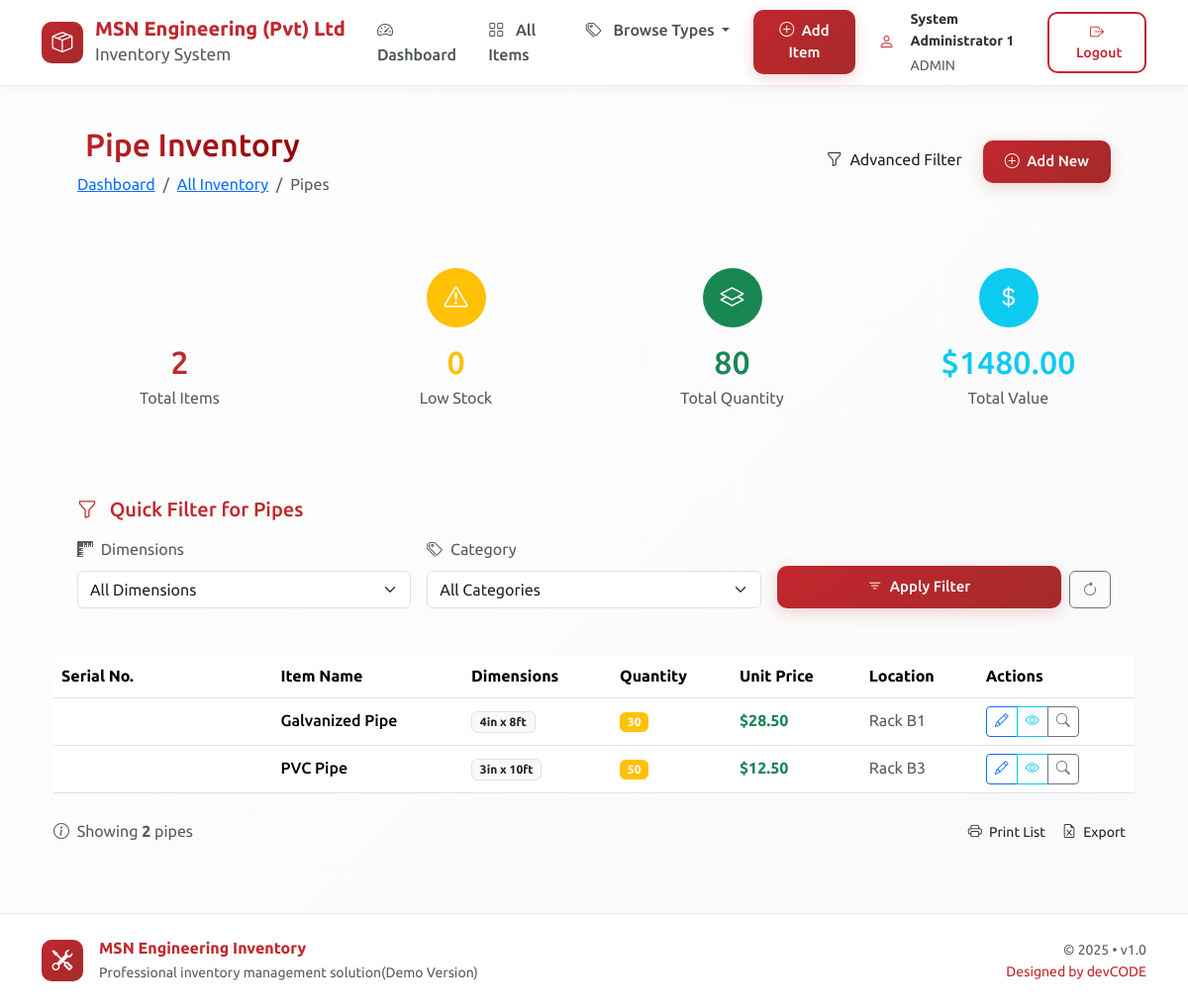
The page /type/Pipe (signed in) on the database its author committed.
### tables this page shows
CREATE TABLE inventory
                 (id INTEGER PRIMARY KEY AUTOINCREMENT,
                  serial_number TEXT UNIQUE NOT NULL,
                  part_name TEXT NOT NULL,
                  part_type TEXT NOT NULL,
                  category TEXT NOT NULL,
                  dimensions TEXT,
                  quantity INTEGER NOT NULL,
                  unit_price REAL NOT NULL,
                  location TEXT,
                  supplier TEXT,
                  date_added TEXT,
                  last_updated TEXT,
                  notes TEXT);

### app.py (the view, shortened to what this page needs)
@app.route('/type/<string:part_type>')
@login_required
def view_by_type(part_type):
    conn = get_db_connection()
    try:
        items = conn.execute('''
            SELECT * FROM inventory
            WHERE UPPER(part_type) = UPPER(?)
            ORDER BY part_name
        ''', (part_type,)).fetchall()
        type_stats = conn.execute('''
            SELECT
                COUNT(*) as total_items,
                SUM(quantity) as total_quantity,
                SUM(quantity * unit_price) as total_value,
                SUM(CASE WHEN quantity < 10 THEN 1 ELSE 0 END) as low_stock_count
            FROM inventory
            WHERE UPPER(part_type) = UPPER(?)
        ''', (part_type,)).fetchone()
        dimensions = conn.execute('''
            SELECT DISTINCT dimensions
            FROM inventory
            WHERE UPPER(part_type) = UPPER(?) AND dimensions IS NOT NULL AND dimensions != ''
            ORDER BY dimensions
        ''', (part_type,)).fetchall()
        categories = conn.execute('''
            SELECT DISTINCT category
            FROM inventory
            WHERE UPPER(part_type) = UPPER(?) AND category IS NOT NULL AND category != ''
            ORDER BY category
        ''', (part_type,)).fetchall()
    except Exception as e:
        flash(f'Error loading {part_type} items: {str(e)}', 'error')
        items = []
        type_stats = {'total_items': 0, 'total_quantity': 0, 'total_value': 0, 'low_stock_count': 0}
        dimensions = []
        categories = []
    finally:
        conn.close()
    return render_template('type_view.html',
                         part_type=part_type,
                         items=items,
                         type_stats=type_stats,
                         dimensions=dimensions,
                         categories=categories)

### app.py (called while the page is built)
def login_required(f):
    @wraps(f)
    def decorated_function(*args, **kwargs):
        if 'user_id' not in session:
            return redirect(url_for('login'))
        return f(*args, **kwargs)
    return decorated_function

def get_db_connection():
    conn = sqlite3.connect('inventory.db')
    conn.row_factory = sqlite3.Row
    return conn

### templates/type_view.html (shortened to what this page needs)
{% extends "base.html" %}
{% block content %}
<div class="container-fluid fade-in">
    <div class="d-flex justify-content-between align-items-center mb-4 glass-card p-4">
        <div>
            <h1 class="h2 gradient-text mb-2">
                {{ part_type }} Inventory
            </h1>
            <nav aria-label="breadcrumb">
                <ol class="breadcrumb mb-0">
                    <li class="breadcrumb-item"><a href="{{ url_for('dashboard') }}">Dashboard</a></li>
                    <li class="breadcrumb-item"><a href="{{ url_for('view_inventory') }}">All Inventory</a></li>
                    <li class="breadcrumb-item active" aria-current="page">{{ part_type }}s</li>
                </ol>
            </nav>
        </div>
        <div class="d-flex gap-2">
            <a href="{{ url_for('filter_items') }}" class="btn btn-outline-maroon">
                <i class="bi bi-funnel me-1"></i> Advanced Filter
            </a>
            {% if session.user_type == 'admin' %}
            <a href="{{ url_for('add_item') }}" class="btn btn-maroon">
                <i class="bi bi-plus-circle me-1"></i> Add New
            </a>
            {% endif %}
        </div>
    </div>
    <div class="row mb-4">
        <div class="col-md-3 col-sm-6 mb-3">
            <div class="glass-card glass-card-hover p-4 h-100 text-center">
                <div class="rounded-circle bg-maroon d-inline-flex align-items-center justify-content-center mb-3"
                     style="width: 60px; height: 60px;">
                    <i class="bi bi-box-seam text-white fs-4"></i>
                </div>
                <h2 class="text-maroon mb-1">{{ type_stats.total_items|default(0) }}</h2>
                <p class="text-muted mb-0">Total Items</p>
            </div>
        </div>
        <div class="col-md-3 col-sm-6 mb-3">
            <div class="glass-card glass-card-hover p-4 h-100 text-center">
                <div class="rounded-circle bg-warning d-inline-flex align-items-center justify-content-center mb-3"
                     style="width: 60px; height: 60px;">
                    <i class="bi bi-exclamation-triangle text-white fs-4"></i>
                </div>
                <h2 class="text-warning mb-1">{{ type_stats.low_stock_count|default(0) }}</h2>
                <p class="text-muted mb-0">Low Stock</p>
            </div>
        </div>
        <div class="col-md-3 col-sm-6 mb-3">
            <div class="glass-card glass-card-hover p-4 h-100 text-center">
                <div class="rounded-circle bg-success d-inline-flex align-items-center justify-content-center mb-3"
                     style="width: 60px; height: 60px;">
                    <i class="bi bi-layers text-white fs-4"></i>
                </div>
                <h2 class="text-success mb-1">{{ type_stats.total_quantity|default(0) }}</h2>
                <p class="text-muted mb-0">Total Quantity</p>
            </div>
        </div>
        <div class="col-md-3 col-sm-6 mb-3">
            <div class="glass-card glass-card-hover p-4 h-100 text-center">
                <div class="rounded-circle bg-info d-inline-flex align-items-center justify-content-center mb-3"
                     style="width: 60px; height: 60px;">
                    <i class="bi bi-currency-dollar text-white fs-4"></i>
                </div>
                <h2 class="text-info mb-1">${{ "%0.2f"|format(type_stats.total_value|float) if type_stats.total_value else "0.00" }}</h2>
                <p class="text-muted mb-0">Total Value</p>
            </div>
        </div>
    </div>
    <div class="glass-card glass-card-hover p-4 mb-4">
        <h5 class="text-maroon mb-3">
            <i class="bi bi-funnel me-2"></i> Quick Filter for {{ part_type }}s
        </h5>
        <form method="POST" action="{{ url_for('filter_by_type', part_type=part_type) }}" class="row g-3">
            <div class="col-md-4">
                <label class="form-label text-muted">
                    <i class="bi bi-rulers me-1"></i> Dimensions
                </label>
                <select name="dimensions" class="form-select">
                    <option value="all">All Dimensions</option>
                </select>
            </div>
            <div class="col-md-4">
                <label class="form-label text-muted">
                    <i class="bi bi-tags me-1"></i> Category
                </label>
                <select name="category" class="form-select">
                    <option value="all">All Categories</option>
                </select>
            </div>
            <div class="col-md-4 d-flex align-items-end gap-2">
                <button type="submit" class="btn btn-maroon flex-grow-1">
                    <i class="bi bi-filter me-1"></i> Apply Filter
                </button>
                <a href="{{ url_for('view_by_type', part_type=part_type) }}" class="btn btn-outline-secondary">
                    <i class="bi bi-arrow-clockwise"></i>
                </a>
            </div>
        </form>
    </div>
    <div class="glass-card glass-card-hover overflow-hidden">
        <div class="table-responsive">
            <table class="table table-hover mb-0">
                <thead>
                    <tr class="table-maroon">
                        <th>Serial No.</th>
                        <th>Item Name</th>
                        <th>Dimensions</th>
                        <th>Quantity</th>
                        <th>Unit Price</th>
                        <th>Location</th>
                        <th>Actions</th>
                    </tr>
                </thead>
                <tbody>
                    {% if items %}
                        {% for item in items %}
                        <tr class="align-middle">
                            <td>
                                <span class="badge bg-maroon text-white font-monospace">{{ item.serial_number }}</span>
                            </td>
                            <td class="fw-medium">{{ item.part_name }}</td>
                            <td>
                                {% if item.dimensions %}
                                <span class="badge bg-light text-dark border">{{ item.dimensions }}</span>
                                {% else %}
                                <span class="text-muted">-</span>
                                {% endif %}
                            </td>
                            <td>
                                <span class="badge
                                    {% if item.quantity < 10 %}bg-danger
                                    {% elif item.quantity > 100 %}bg-success
                                    {% else %}bg-warning{% endif %}">
                                    {{ item.quantity }}
                                </span>
                            </td>
                            <td>
                                <span class="text-success fw-bold">${{ "%0.2f"|format(item.unit_price) }}</span>
                            </td>
                            <td>
                                <span class="text-muted">{{ item.location or 'Not Set' }}</span>
                            </td>
                            <td>
                                <div class="btn-group" role="group">
                                    {% if session.user_type == 'admin' %}
                                    <a href="{{ url_for('edit_item', item_id=item.id) }}"
                                       class="btn btn-sm btn-outline-primary"
                                       title="Edit Item">
                                        <i class="bi bi-pencil"></i>
                                    </a>
                                    {% endif %}
                                    <a href="#"
                                       class="btn btn-sm btn-outline-info view-details"
                                       title="View Details"
                                       data-item-id="{{ item.id }}">
                                        <i class="bi bi-eye"></i>
                                    </a>
                                    <a href="{{ url_for('filter_items') }}?dimensions={{ item.dimensions|urlencode if item.dimensions else '' }}"
                                       class="btn btn-sm btn-outline-secondary"
                                       title="Find Similar">
                                        <i class="bi bi-search"></i>
                                    </a>
                                </div>
                            </td>
                        </tr>
                        {% endfor %}
                    {% endif %}
                </tbody>
            </table>
        </div>
    </div>
    {% if items %}
    <div class="mt-4 d-flex justify-content-between align-items-center">
        <div class="text-muted">
            <i class="bi bi-info-circle me-1"></i>
            Showing <strong>{{ items|length }}</strong> {{ part_type|lower }}{% if items|length != 1 %}s{% endif %}
        </div>
        <div class="btn-group">
            <button class="btn btn-outline-maroon btn-sm" onclick="window.print()">
                <i class="bi bi-printer me-1"></i> Print List
            </button>
            <button class="btn btn-outline-maroon btn-sm" id="exportBtn">
                <i class="bi bi-file-earmark-excel me-1"></i> Export
            </button>
        </div>
    </div>
    {% endif %}
</div>
{% endblock %}

### static/css/custom.css (style rules this page uses)
:root { --maroon-light: #c1272d; --maroon-medium: #a52a2a; --maroon-dark: #8b0000; --white-pure: #ffffff; --white-soft: #f8f9fa; --white-cream: #fefefe; --gray-light: #e9ecef; --gray-medium: #6c757d; --gray-dark: #343a40; --success-light: #d1e7dd; --warning-light: #fff3cd; --danger-light: #f8d7da; --info-light: #cff4fc; --shadow-light: rgba(193, 39, 45, 0.08); --shadow-medium: rgba(193, 39, 45, 0.12); --shadow-dark: rgba(193, 39, 45, 0.15); }
body { font-family: 'Ubuntu', -apple-system, BlinkMacSystemFont, sans-serif; background: linear-gradient(135deg, var(--white-cream) 0%, var(--white-soft) 100%); color: var(--gray-dark); line-height: 1.6; min-height: 100vh; overflow-x: hidden; }
.container-fluid { max-width: 1400px; }
.gradient-text { background: linear-gradient(135deg, var(--maroon-light) 0%, var(--maroon-dark) 100%); -webkit-background-clip: text; -webkit-text-fill-color: transparent; background-clip: text; }
.btn-maroon { background: linear-gradient(135deg, var(--maroon-light) 0%, var(--maroon-medium) 100%); color: white; border: none; padding: 12px 28px; border-radius: 12px; font-weight: 600; font-size: 15px; transition: all 0.3s ease; box-shadow: 0 4px 15px rgba(193, 39, 45, 0.2); }
.gap-2 { gap: 0.5rem; }
.text-maroon { color: var(--maroon-light) !important; }

### templates/base.html (style rules this page uses)
:root { --maroon-light: #c1272d; --maroon-medium: #a52a2a; --maroon-dark: #8b0000; --white-pure: #ffffff; --white-soft: #f8f9fa; --white-cream: #fefefe; --gray-light: #e9ecef; --gray-medium: #6c757d; --shadow-light: rgba(193, 39, 45, 0.08); --shadow-medium: rgba(193, 39, 45, 0.12); }
body { font-family: 'Ubuntu', -apple-system, BlinkMacSystemFont, sans-serif; background: linear-gradient(135deg, var(--white-cream) 0%, var(--white-soft) 100%); color: #333; min-height: 100vh; }
.btn-maroon { background: linear-gradient(135deg, var(--maroon-light) 0%, var(--maroon-medium) 100%); color: white; border: none; padding: 10px 22px; border-radius: 10px; font-weight: 500; transition: all 0.3s ease; }

### rows shown on the page
inventory: part_name "Galvanized Pipe", dimensions "4in x 8ft", quantity "30", unit_price "28.50", location "Rack B1"
inventory: part_name "PVC Pipe", dimensions "3in x 10ft", quantity "50", unit_price "12.50", location "Rack B3"

### other values the page prints
{{ session.full_name }} "System Administrator 1"
{{ session.user_type|upper }} "ADMIN"
{{ part_type }} "Pipe"
{{ type_stats.total_items|default(0) }} "2"
{{ type_stats.low_stock_count|default(0) }} "0"
{{ type_stats.total_quantity|default(0) }} "80"
{{ items|length }} "2"
{{ part_type|lower }} "pipe"
